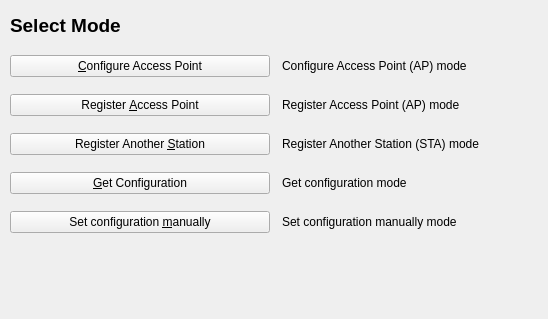
<ui version="4.0" >
 <class>SelectMode</class>
 <widget class="QWidget" name="SelectMode" >
  <property name="geometry" >
   <rect>
    <x>0</x>
    <y>0</y>
    <width>548</width>
    <height>319</height>
   </rect>
  </property>
  <property name="windowTitle" >
   <string/>
  </property>
  <widget class="QWidget" name="gridLayout" >
   <property name="geometry" >
    <rect>
     <x>10</x>
     <y>50</y>
     <width>531</width>
     <height>190</height>
    </rect>
   </property>
   <layout class="QGridLayout" >
    <property name="margin" >
     <number>0</number>
    </property>
    <property name="spacing" >
     <number>12</number>
    </property>
    <item row="1" column="1" >
     <widget class="QLabel" name="lblRegAp" >
      <property name="text" >
       <string>Register Access Point (AP) mode</string>
      </property>
     </widget>
    </item>
    <item row="3" column="1" >
     <widget class="QLabel" name="lblGetConfig" >
      <property name="text" >
       <string>Get configuration mode</string>
      </property>
     </widget>
    </item>
    <item row="3" column="0" >
     <widget class="QPushButton" name="pbGetConfig" >
      <property name="text" >
       <string>&amp;Get Configuration</string>
      </property>
     </widget>
    </item>
    <item row="2" column="0" >
     <widget class="QPushButton" name="pbRegSta" >
      <property name="text" >
       <string>Register Another &amp;Station</string>
      </property>
     </widget>
    </item>
    <item row="0" column="1" >
     <widget class="QLabel" name="lblConfigAp" >
      <property name="text" >
       <string>Configure Access Point (AP) mode</string>
      </property>
     </widget>
    </item>
    <item row="1" column="0" >
     <widget class="QPushButton" name="pbRegAp" >
      <property name="text" >
       <string>Register &amp;Access Point</string>
      </property>
     </widget>
    </item>
    <item row="2" column="1" >
     <widget class="QLabel" name="lblRegSta" >
      <property name="text" >
       <string>Register Another Station (STA) mode</string>
      </property>
     </widget>
    </item>
    <item row="0" column="0" >
     <widget class="QPushButton" name="pbConfigAp" >
      <property name="text" >
       <string>&amp;Configure Access Point</string>
      </property>
     </widget>
    </item>
    <item row="4" column="0" >
     <widget class="QPushButton" name="pbSetConfig" >
      <property name="text" >
       <string>Set configuration &amp;manually</string>
      </property>
     </widget>
    </item>
    <item row="4" column="1" >
     <widget class="QLabel" name="lblSetConfig" >
      <property name="text" >
       <string>Set configuration manually mode</string>
      </property>
     </widget>
    </item>
   </layout>
  </widget>
  <widget class="QLabel" name="label" >
   <property name="geometry" >
    <rect>
     <x>10</x>
     <y>10</y>
     <width>521</width>
     <height>31</height>
    </rect>
   </property>
   <property name="font" >
    <font>
     <pointsize>14</pointsize>
     <weight>75</weight>
     <bold>true</bold>
    </font>
   </property>
   <property name="text" >
    <string>Select Mode</string>
   </property>
  </widget>
 </widget>
 <tabstops>
  <tabstop>pbConfigAp</tabstop>
  <tabstop>pbRegAp</tabstop>
  <tabstop>pbRegSta</tabstop>
  <tabstop>pbGetConfig</tabstop>
  <tabstop>pbSetConfig</tabstop>
 </tabstops>
 <resources/>
 <connections/>
</ui>
